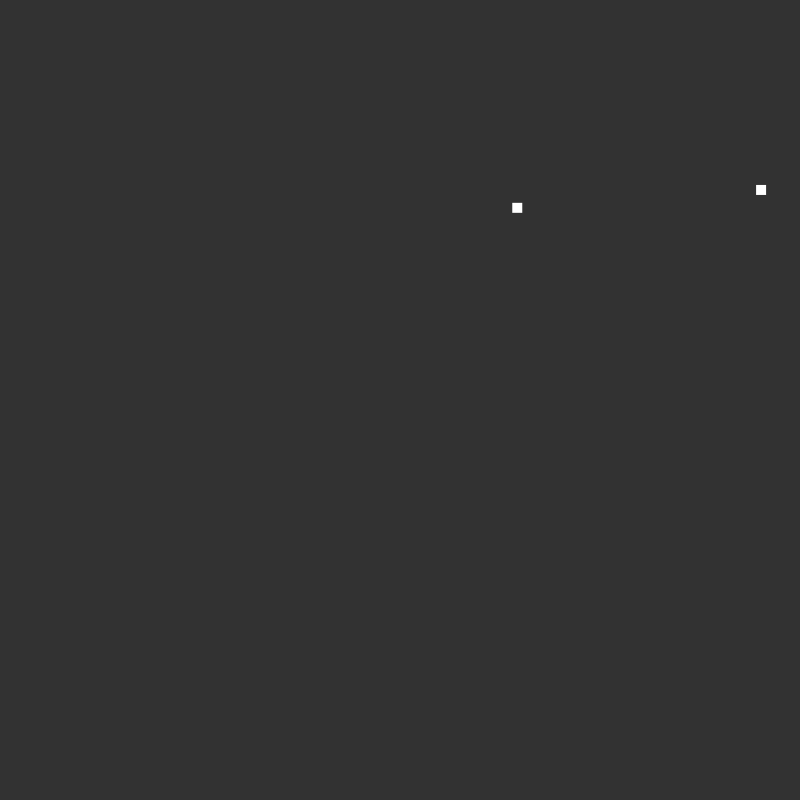
Frame 1 (no input)
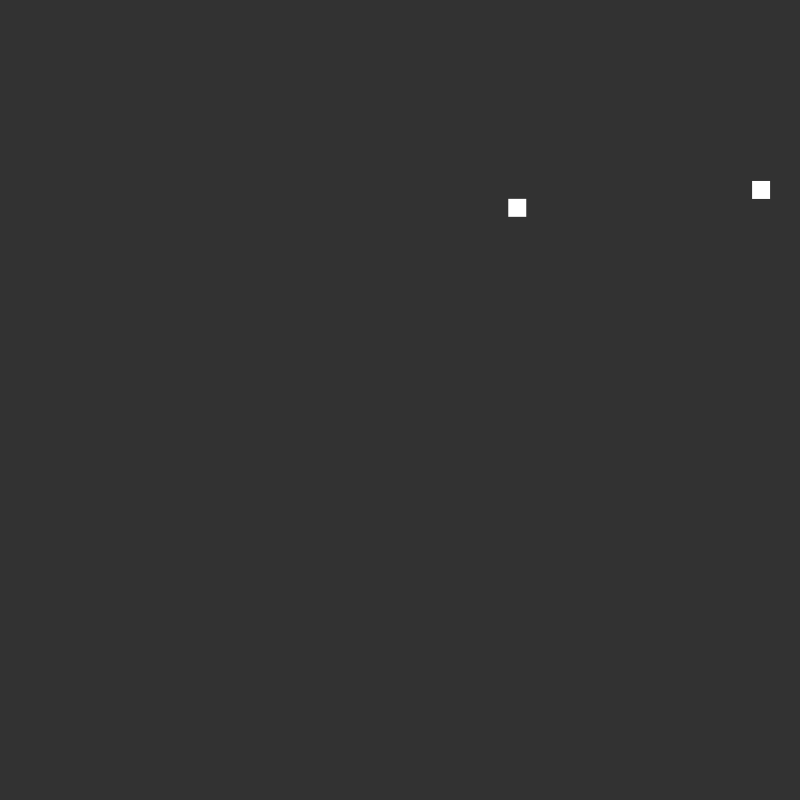
Frame 60 (the mouse pressed at the canvas centre just before this capture)
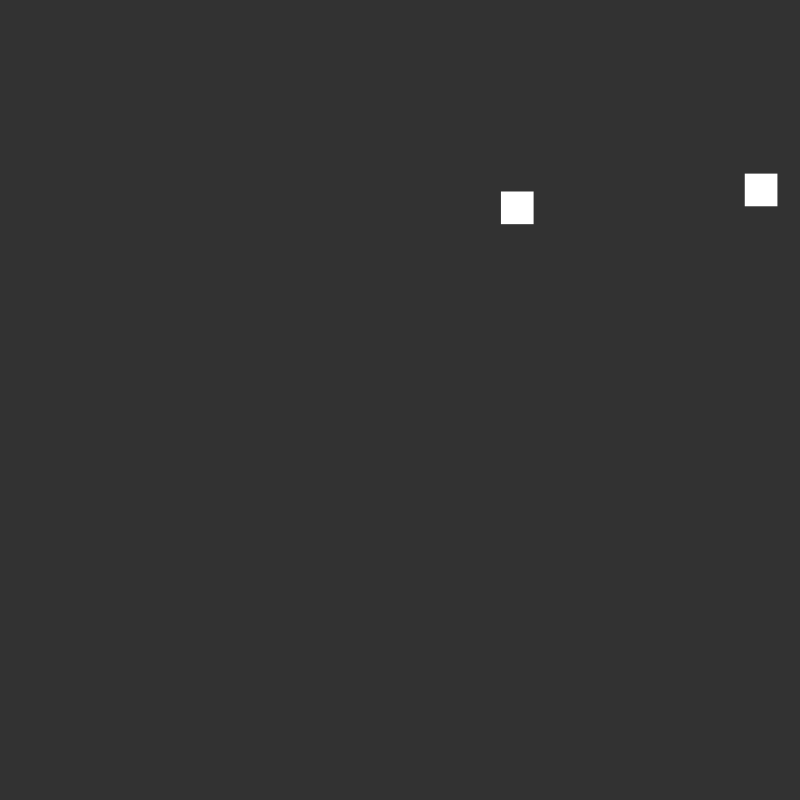
Frame 120 (the mouse held since frame 60 and released just before this capture)

The Processing sketch that drew these frames (run headless with seeded random() and noise(); from frame 60 on, the mouse is pressed at the canvas centre):

// Processing sketch: OOExample
// ── OOExample.pde
/*
Matt Melachrinos | matthewmelachrinos.xyz

Basic Object Oriented Programming
Creative Programming 1 with Jeff Thompson
*/

Square s,s2;

void setup(){
 size(800,800); 
 
 //create an instance of the square class
 s = new Square();
 s2 = new Square();
}

void draw(){
 background(50); 
 s.display();
 s.update();
 s2.display();
 s2.update();
}

class Square{ 
  //attributes
 float x,y;
 float w = 10;
 
 //constructor
 //called everytime a new instance of the class is made
 Square(){
  x = random(0,width);
  y = random(0,height);
 }
 
 //methods
 void display(){
  rectMode(CENTER);
  fill(255);
  noStroke();
  rect(x,y,w,w);
 }
 
 void update(){
   w *=1.01;
 }
}
